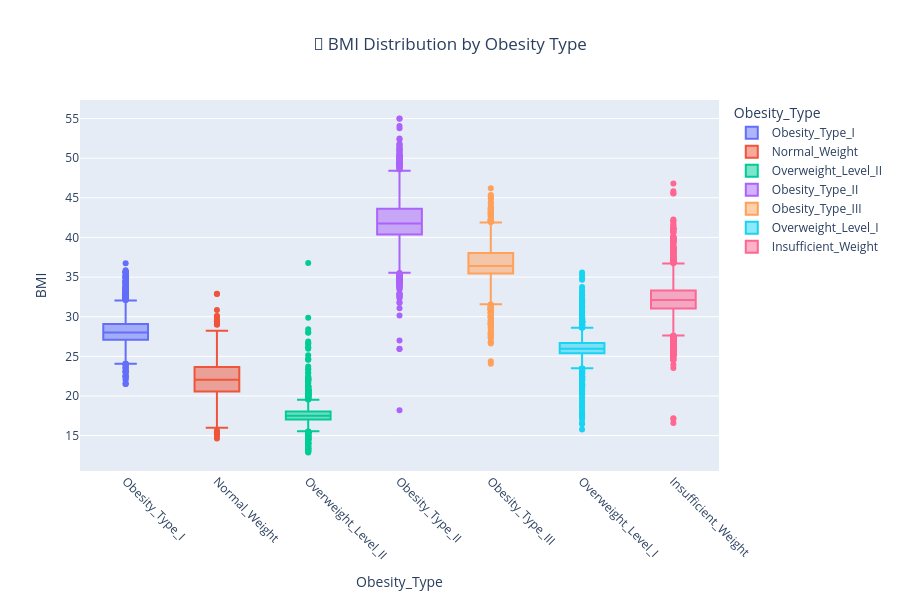

The notebook cell this image was saved under:
### Code cell
# BMI vs Obesity Type relationship
# Find the correct encoded column name
encoded_columns = [col for col in df_engineered.columns if 'encoded' in col.lower()]
target_col = encoded_columns[0] if encoded_columns else 'NObeyesdad_encoded'
target_classes = target_info['target_classes']

print(f"✅ Using target column: {target_col}")

# Create target labels for visualization
df_viz = df_engineered.copy()
df_viz['Obesity_Type'] = df_viz[target_col].map({i: target_classes[i] for i in range(len(target_classes))})

fig_bmi_obesity = px.box(
    df_viz,
    x='Obesity_Type',
    y='BMI',
    title='📏 BMI Distribution by Obesity Type',
    color='Obesity_Type'
)
fig_bmi_obesity.update_layout(
    height=600,
    title_x=0.5,
    xaxis_tickangle=45
)
fig_bmi_obesity.show()

print(f"\n📊 BMI by Obesity Type (Mean values):")
bmi_by_type = df_viz.groupby('Obesity_Type')['BMI'].mean().sort_values()
for obesity_type, avg_bmi in bmi_by_type.items():
    print(f"   {obesity_type:<25}: {avg_bmi:.2f}")

### Figure 1 — Plotly figure (JSON) as saved in the notebook; plotly's stock layout.template omitted (floating-point values rounded to 4 significant figures; data arrays with more than 128 entries replaced by an {"elided": "..."} marker saying what was removed)
{"data": [{"alignmentgroup": "True", "hovertemplate": "Obesity_Type=%{x}<br>BMI=%{y}<extra></extra>", "legendgroup": "Obesity_Type_I", "marker": {"color": "#636efa"}, "name": "Obesity_Type_I", "notched": false, "offsetgroup": "Obesity_Type_I", "orientation": "v", "showlegend": true, "type": "box", "x": {"elided": "2522 str values"}, "x0": " ", "xaxis": "x", "y": {"elided": "2522 float values"}, "y0": " ", "yaxis": "y"}, {"alignmentgroup": "True", "hovertemplate": "Obesity_Type=%{x}<br>BMI=%{y}<extra></extra>", "legendgroup": "Normal_Weight", "marker": {"color": "#EF553B"}, "name": "Normal_Weight", "notched": false, "offsetgroup": "Normal_Weight", "orientation": "v", "showlegend": true, "type": "box", "x": {"elided": "3082 str values"}, "x0": " ", "xaxis": "x", "y": {"elided": "3082 float values"}, "y0": " ", "yaxis": "y"}, {"alignmentgroup": "True", "hovertemplate": "Obesity_Type=%{x}<br>BMI=%{y}<extra></extra>", "legendgroup": "Overweight_Level_II", "marker": {"color": "#00cc96"}, "name": "Overweight_Level_II", "notched": false, "offsetgroup": "Overweight_Level_II", "orientation": "v", "showlegend": true, "type": "box", "x": {"elided": "2523 str values"}, "x0": " ", "xaxis": "x", "y": {"elided": "2523 float values"}, "y0": " ", "yaxis": "y"}, {"alignmentgroup": "True", "hovertemplate": "Obesity_Type=%{x}<br>BMI=%{y}<extra></extra>", "legendgroup": "Obesity_Type_II", "marker": {"color": "#ab63fa"}, "name": "Obesity_Type_II", "notched": false, "offsetgroup": "Obesity_Type_II", "orientation": "v", "showlegend": true, "type": "box", "x": {"elided": "4046 str values"}, "x0": " ", "xaxis": "x", "y": {"elided": "4046 float values"}, "y0": " ", "yaxis": "y"}, {"alignmentgroup": "True", "hovertemplate": "Obesity_Type=%{x}<br>BMI=%{y}<extra></extra>", "legendgroup": "Obesity_Type_III", "marker": {"color": "#FFA15A"}, "name": "Obesity_Type_III", "notched": false, "offsetgroup": "Obesity_Type_III", "orientation": "v", "showlegend": true, "type": "box", "x": {"elided": "3248 str values"}, "x0": " ", "xaxis": "x", "y": {"elided": "3248 float values"}, "y0": " ", "yaxis": "y"}, {"alignmentgroup": "True", "hovertemplate": "Obesity_Type=%{x}<br>BMI=%{y}<extra></extra>", "legendgroup": "Overweight_Level_I", "marker": {"color": "#19d3f3"}, "name": "Overweight_Level_I", "notched": false, "offsetgroup": "Overweight_Level_I", "orientation": "v", "showlegend": true, "type": "box", "x": {"elided": "2427 str values"}, "x0": " ", "xaxis": "x", "y": {"elided": "2427 float values"}, "y0": " ", "yaxis": "y"}, {"alignmentgroup": "True", "hovertemplate": "Obesity_Type=%{x}<br>BMI=%{y}<extra></extra>", "legendgroup": "Insufficient_Weight", "marker": {"color": "#FF6692"}, "name": "Insufficient_Weight", "notched": false, "offsetgroup": "Insufficient_Weight", "orientation": "v", "showlegend": true, "type": "box", "x": {"elided": "2910 str values"}, "x0": " ", "xaxis": "x", "y": {"elided": "2910 float values"}, "y0": " ", "yaxis": "y"}], "layout": {"boxmode": "overlay", "height": 600, "legend": {"title": {"text": "Obesity_Type"}, "tracegroupgap": 0}, "title": {"text": "📏 BMI Distribution by Obesity Type", "x": 0.5}, "xaxis": {"anchor": "y", "categoryarray": ["Obesity_Type_I", "Normal_Weight", "Overweight_Level_II", "Obesity_Type_II", "Obesity_Type_III", "Overweight_Level_I", "Insufficient_Weight"], "categoryorder": "array", "domain": [0, 1], "tickangle": 45, "title": {"text": "Obesity_Type"}}, "yaxis": {"anchor": "x", "domain": [0, 1], "title": {"text": "BMI"}}}}
